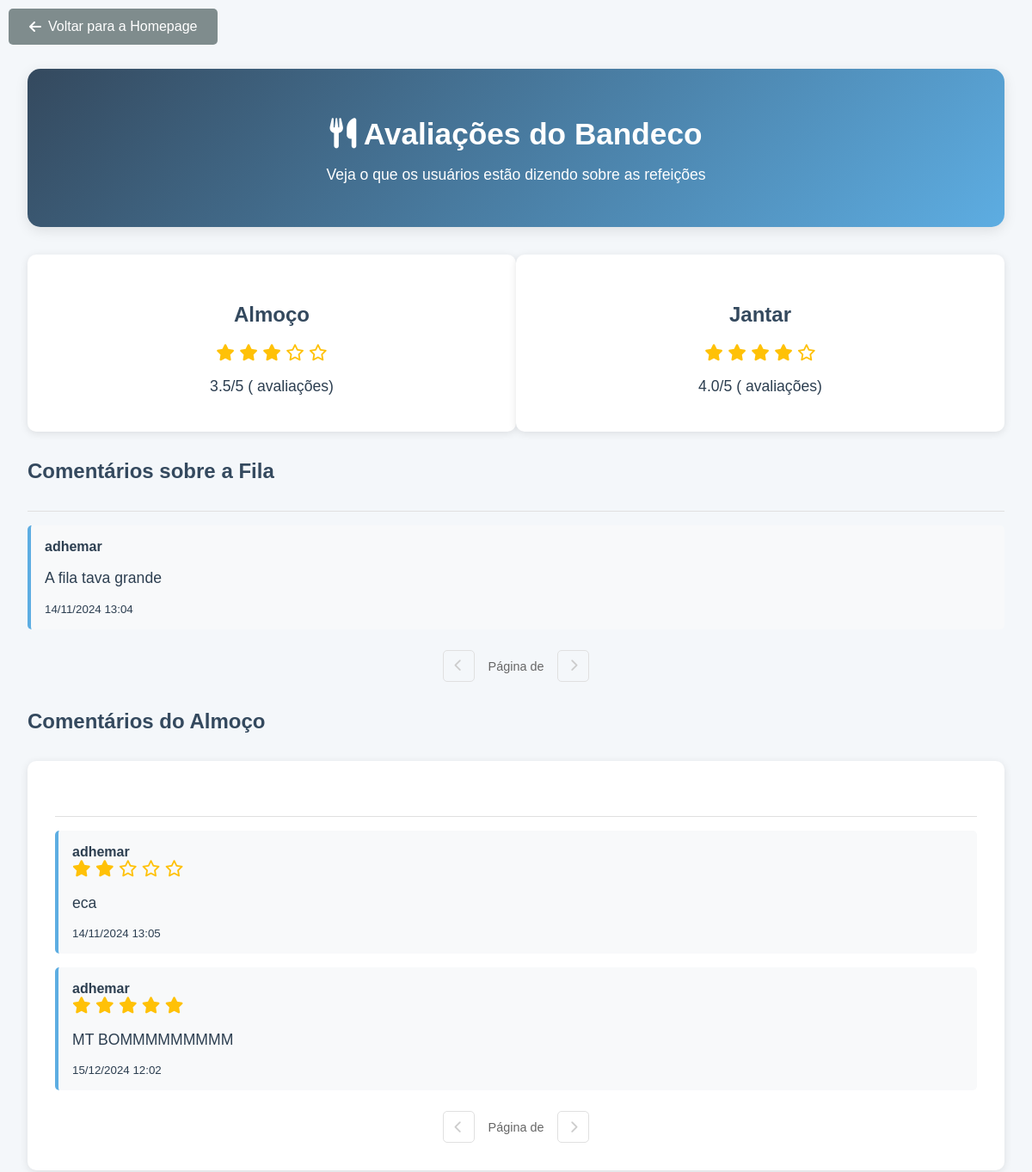
The page /avaliacoes/ (upper part) on the database as committed earlier.
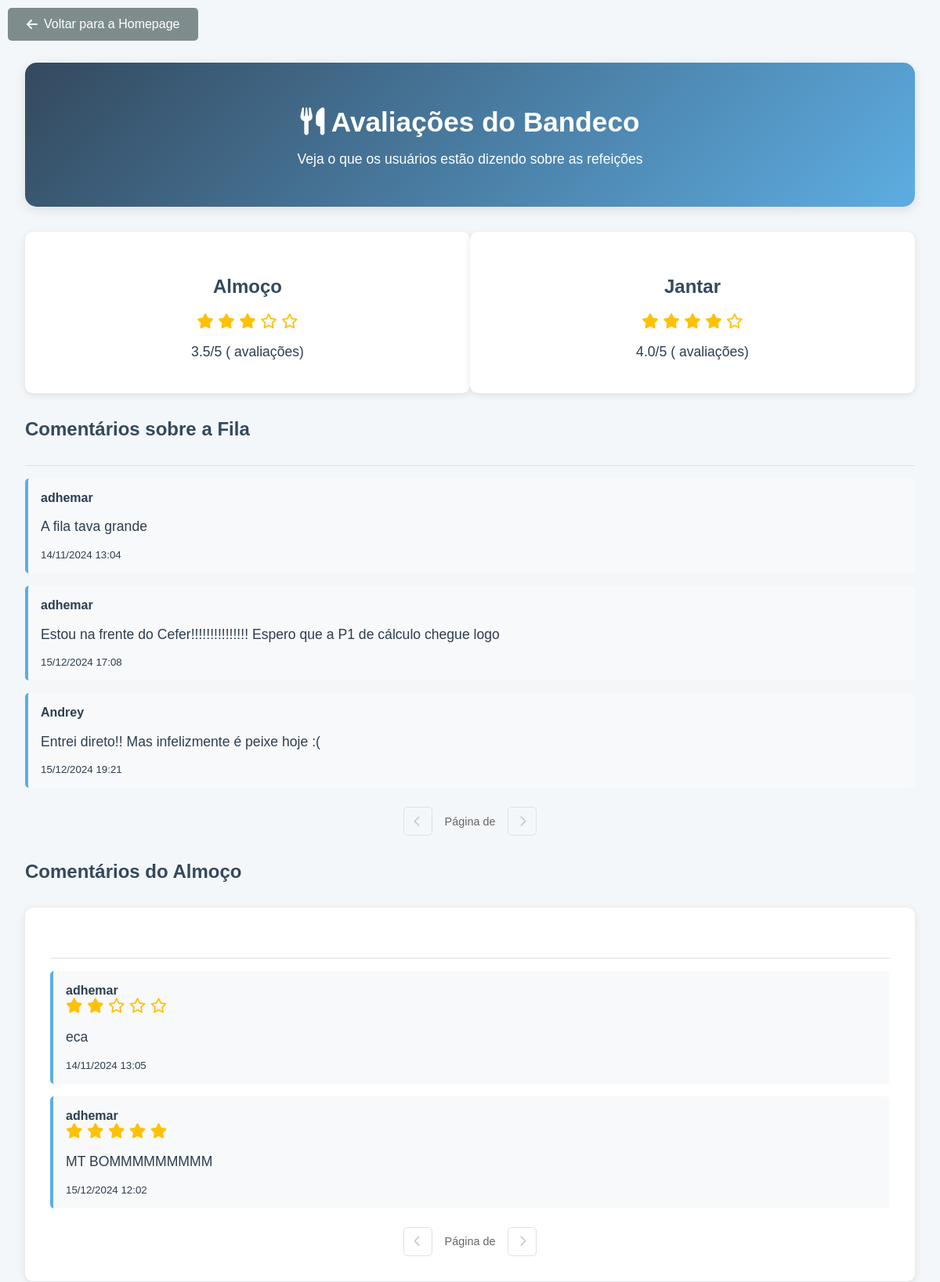
The same page on the database as committed later.
### learning_logs/models.py (models this page shows, shortened)
class Comentario(models.Model):
    usuario = models.ForeignKey(User, on_delete=models.CASCADE)
    comentario = models.TextField()
    data = models.DateTimeField(auto_now_add=True)  # Renomeado para 'data'
    likes = models.ManyToManyField(User, related_name='comentario_likes')
    dislikes = models.ManyToManyField(User, related_name='comentario_dislikes')

class Avaliacao(models.Model):
    usuario = models.ForeignKey(User, on_delete=models.CASCADE)
    texto = models.TextField()
    nota = models.IntegerField(null=True, blank=True)
    data_avaliacao = models.DateTimeField(auto_now_add=True)
    tipo_refeicao = models.CharField(max_length=10, choices=[('almoço', 'Almoço'), ('jantar', 'Jantar')])

### learning_logs/views.py (the view)
# urls.py: path('avaliacoes/', views.avaliacoes, name='avaliacoes'),
def avaliacoes(request):
    avaliacoes = Avaliacao.objects.all()
    lunch_rating = avaliacoes.filter(tipo_refeicao='almoço').aggregate(Avg('nota'))['nota__avg']
    dinner_rating = avaliacoes.filter(tipo_refeicao='jantar').aggregate(Avg('nota'))['nota__avg']
    lunch_comments = avaliacoes.filter(tipo_refeicao='almoço')
    dinner_comments = avaliacoes.filter(tipo_refeicao='jantar')
    queue_comments = Comentario.objects.all()
    context = {
        'avaliacoes': avaliacoes,
        'lunch_rating': lunch_rating,
        'dinner_rating': dinner_rating,
        'lunch_comments': lunch_comments,
        'dinner_comments': dinner_comments,
        'queue_comments': queue_comments,
    }
    return render(request, 'learning_logs/avaliacoes.html', context)

### learning_logs/templates/learning_logs/avaliacoes.html (shortened to what this page needs)
{% block content %}
<link rel="stylesheet" href="https://cdnjs.cloudflare.com/ajax/libs/font-awesome/6.0.0-beta3/css/all.min.css">
<button class="botao-voltar" onclick="window.location.href='/'">
    <i class="fas fa-arrow-left"></i> Voltar para a Homepage
</button>
<div class="container">
    <h1><i class="fas fa-utensils"></i> Avaliações do Bandeco</h1>
    <p>Veja o que os usuários estão dizendo sobre as refeições</p>
</div>
<div class="avaliacao-container">
    <div class="avaliacao-secao">
        <h2>Almoço</h2>
        <div class="avaliacao-estrelas">
            {% for i in "12345" %}
                {% if i <= lunch_rating|stringformat:"d" %}
                    <i class="fas fa-star"></i>
                {% else %}
                    <i class="far fa-star"></i>
                {% endif %}
            {% endfor %}
        </div>
        <p>{{ lunch_rating|floatformat:1 }}/5 ({{ lunch_review_count }} avaliações)</p>
    </div>
    <div class="avaliacao-secao">
        <h2>Jantar</h2>
        <div class="avaliacao-estrelas">
            {% for i in "12345" %}
                {% if i <= dinner_rating|stringformat:"d" %}
                    <i class="fas fa-star"></i>
                {% else %}
                    <i class="far fa-star"></i>
                {% endif %}
            {% endfor %}
        </div>
        <p>{{ dinner_rating|floatformat:1 }}/5 ({{ dinner_review_count }} avaliações)</p>
    </div>
</div>
<h2>Comentários sobre a Fila</h2>
<div class="comentarios-lista">
    {% for comment in queue_comments %}
    <div class="comentario-item">
        <strong>{{ comment.usuario.username }}</strong>
        <p>{{ comment.comentario }}</p>
        <small>{{ comment.data | date:"d/m/Y H:i" }}</small>
    </div>
    {% endfor %}
</div>
    {% if queue_comments %}
    <div class="paginacao">
        {% if queue_page > 1 %}
        <a href="?queue_page={{ queue_page|add:'-1' }}&lunch_page={{ lunch_page }}&dinner_page={{ dinner_page }}" class="pagina-link">
            <i class="fas fa-chevron-left"></i>
        </a>
        {% else %}
        <span class="pagina-link desabilitada">
            <i class="fas fa-chevron-left"></i>
        </span>
        {% endif %}
        <span class="pagina-texto">Página {{ queue_page }} de {{ queue_total_pages }}</span>
        {% if queue_page < queue_total_pages %}
        <a href="?queue_page={{ queue_page|add:'1' }}&lunch_page={{ lunch_page }}&dinner_page={{ dinner_page }}" class="pagina-link">
            <i class="fas fa-chevron-right"></i>
        </a>
        {% else %}
        <span class="pagina-link desabilitada">
            <i class="fas fa-chevron-right"></i>
        </span>
        {% endif %}
    </div>
    {% endif %}
<h2>Comentários do Almoço</h2>
<div class="comentarios">
    <div class="comentarios-lista">
        {% for comment in lunch_comments %}
        <div class="comentario-item">
            <strong>{{ comment.usuario.username }}</strong>
            <div class="avaliacao-estrelas">
                {% for i in "12345" %}
                    {% if i <= comment.nota|stringformat:"d" %}
                        <i class="fas fa-star"></i>
                    {% else %}
                        <i class="far fa-star"></i>
                    {% endif %}
                {% endfor %}
            </div>
            <p>{{ comment.texto }}</p>
            <small>{{ comment.data_avaliacao|date:"d/m/Y H:i" }}</small>
        </div>
        {% endfor %}
    </div>
    {% if lunch_comments %}
    <div class="paginacao">
        {% if lunch_page > 1 %}
        <a href="?lunch_page={{ lunch_page|add:'-1' }}&queue_page={{ queue_page }}&dinner_page={{ dinner_page }}" class="pagina-link">
            <i class="fas fa-chevron-left"></i>
        </a>
        {% else %}
        <span class="pagina-link desabilitada">
            <i class="fas fa-chevron-left"></i>
        </span>
        {% endif %}
        <span class="pagina-texto">Página {{ lunch_page }} de {{ lunch_total_pages }}</span>
        {% if lunch_page < lunch_total_pages %}
        <a href="?lunch_page={{ lunch_page|add:'1' }}&queue_page={{ queue_page }}&dinner_page={{ dinner_page }}" class="pagina-link">
            <i class="fas fa-chevron-right"></i>
        </a>
        {% else %}
        <span class="pagina-link desabilitada">
            <i class="fas fa-chevron-right"></i>
        </span>
        {% endif %}
    </div>
    {% endif %}
</div>
{% endblock %}

### learning_logs/templates/learning_logs/avaliacoes.html (style rules this page uses)
.botao-voltar { background-color: #7f8c8d; color: white; border: none; padding: 0.75rem 1.5rem; border-radius: 5px; cursor: pointer; font-size: 1rem; transition: all 0.3s ease; display: flex; align-items: center; gap: 0.5rem; position: absolute; top: 10px; left: 10px; }
.container { background: linear-gradient(135deg, #34495e, #5dade2); color: white; padding: 2rem; border-radius: 15px; margin-bottom: 2rem; text-align: center; box-shadow: 0 4px 15px rgba(0, 0, 0, 0.1); }
h1 { font-size: 2.2rem; margin-bottom: 0.5rem; }
h2 { color: #34495e; font-size: 1.5rem; margin-top: 2rem; }
p { font-size: 1.1rem; }
.comentarios { background: white; padding: 2rem; border-radius: 10px; box-shadow: 0 2px 10px rgba(0, 0, 0, 0.1); margin-top: 2rem; }
.comentarios-lista { margin-top: 2rem; border-top: 1px solid #e0e0e0; padding-top: 1rem; }
.comentario-item { background: #f8f9fa; padding: 1rem; border-radius: 5px; margin-bottom: 1rem; border-left: 4px solid #5dade2; }
.avaliacao-estrelas { color: #ffc107; font-size: 1.2rem; }
.avaliacao-container { display: flex; justify-content: space-between; margin-bottom: 2rem; }
.avaliacao-secao { background: white; border-radius: 10px; padding: 1.5rem; width: 48%; text-align: center; box-shadow: 0 2px 10px rgba(0, 0, 0, 0.1); }
.paginacao { display: flex; justify-content: center; align-items: center; margin-top: 1.5rem; gap: 0.5rem; }
.pagina-link { display: flex; align-items: center; justify-content: center; width: 35px; height: 35px; border: 1px solid #e0e0e0; border-radius: 5px; color: #34495e; text-decoration: none; transition: all 0.3s ease; font-size: 0.9rem; }
.pagina-link.desabilitada { color: #ccc; cursor: not-allowed; pointer-events: none; }
.pagina-texto { color: #666; font-size: 0.9rem; margin: 0 0.5rem; }

Rows that differ between the two databases and show on the page:
added Comentario: usuario.username "adhemar", comentario "Estou na frente do Cefer!!!!!!!!!!!!!!! Espero que a P1 de cálculo chegue logo", data "15/12/2024 17:08"
added Comentario: usuario.username "Andrey", comentario "Entrei direto!! Mas infelizmente é peixe hoje :(", data "15/12/2024 19:21"
